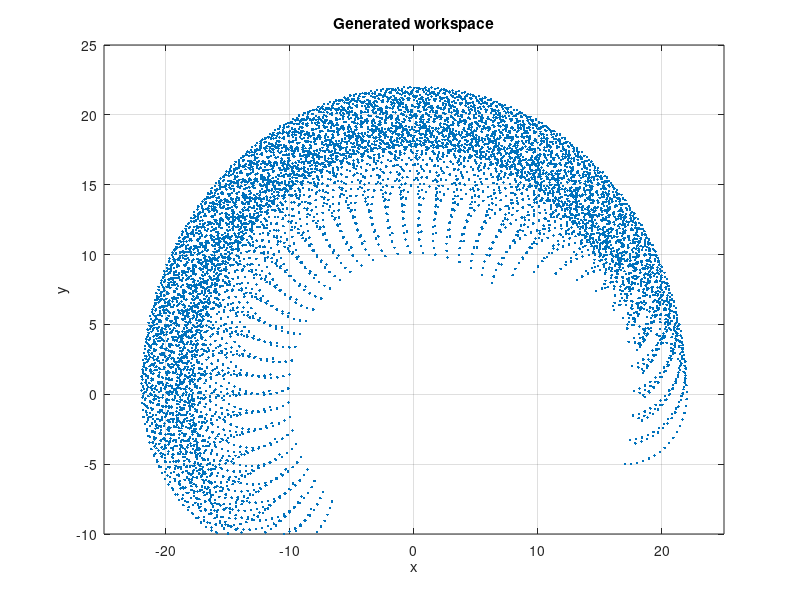

This figure's MATLAB source: (Note: this script raises an error after producing the figure.)
%Neural network RR IK, gonna try with two first
%Inputs are the X&Y
%Desired outputs are the actual calculated thetas


%Clear the environment
clear;
clc;
%RRR planar manipulator IK
l1 = 10; % length of first arm
l2 = 7; % length of second arm
l3 = 5; % length of third arm


%Generate workspace data, want a mix of values
% i=1;
% for theta1 = 0:pi/10:pi
%     
%     for theta2 = 0:pi/60:pi/2
%          
%         for theta3 = -pi/2:pi/40:pi/2
%             THETA1(i) = theta1;
%             THETA2(i) = theta2;
%             THETA3(i) = theta3;
%             i = i+1;
%            
%             
%         end
%     end
% end
% 

%%
%alternate generation, do we need to normalize these?
theta1 = 0:0.1:pi; % all possible theta1 values
theta2 = 0:0.2:pi/2; % all possible theta2 values
theta3 = -pi/2:0.1:pi/2; % all possible theta3 values
%This gives about 1000 samples
[THETA1,THETA2,THETA3] = meshgrid(theta1,theta2,theta3);

%%
%FK calculations
FKX = (l1 * cos(THETA1)) + (l2 * cos(THETA1 + THETA2)) + (l3 * cos(THETA1 + THETA2 + THETA3));
FKY = (l1 * sin(THETA1)) + (l2 * sin(THETA1 + THETA2)) + (l3 * sin(THETA1 + THETA2 + THETA3));

phi = THETA1 + THETA2 + THETA3; % Where does this get used?

 figure(1);
 plot(FKX(:),FKY(:),'.');
 title('Generated workspace')
 grid on;
 xlabel('x')
 ylabel('y')
 xlim([-25 25]);
 ylim([-10 25]);
 hold on;


%Join data sets and transpose
Input = [FKX(:), FKY(:), phi(:)]';

%Join the sets & transpose
Output = [THETA1(:), THETA2(:), THETA3(:)]';


%% Network setup & training
net = feedforwardnet([13 12],'trainlm'); %first attempt
%net = feedforwardnet([13 13 13],'trainlm'); %Second attempt
net.divideParam.trainRatio = 0.6; % training set ratio
net.divideParam.valRatio = 0.2; % validation set ratio
net.divideParam.testRatio = 0.2; % test set ratio
net.trainParam.goal = 1e-6 ; %Set performance error goal
net.trainParam.min_grad = 1e-6/100; %Set minimum gradient
% train a neural network
net.trainParam.epochs = 3000;
%Train
net = train(net,Input,Output);



%%
%Some test coordinates, Make sure these are possible! (You'll get an error
%with validation IK)

%%
%straight line right side test
% X = 12:-0.5:0; % x coordinates for validation
% Y(1:25) = 14 % y coordinates for validation
% PHI(1:25) = 0; % phi for validation

%%
%straight line left side test
% X = -14:0.5:3; % x coordinates for validation
% Y(1:35) = 14 % y coordinates for validation
% PHI(1:35) = pi; % phi for validation

%%
%Curve through workspace test
% X = 15:-1:-15;
% Y = 17 - abs(X.^2)/30;
% PHI = linspace(0.5,2.5,31);

%%
%curve on right side side
% Y = 15:-0.5:0;
% X = 20 - abs(Y.^2)/40;
% PHI = linspace(1.0,0,31);

%%
%circle in workspace
angle = linspace(0,pi,50);
X = 2*cos(2*angle);
Y = 15 + 2*sin(2*angle);
PHI(1:50) = pi/2;

%%
%Plot test ik
% figure(2);
plot(X(:),Y(:),'-b');
% xlim([-25 25]);
% ylim([0 25]);
% title('Comparison of target and calculated IK')
% xlabel('x')
% ylabel('y')
hold on;

%%
% %Actual IK calculations, for comparison with anfis
% %These are incorrect at the minute
a = Y - (l3*sin(PHI)); % Y of wrist
b = X - (l3*cos(PHI)); % X of wrist
%Get theta2
D = ( ((a.^2)+(b.^2) - l1^2 - l2^2)/(2*l1*l2)); %Costheta2
THETA2D = real(acos(D));
%Get theta1
k1 = l2*sin(THETA2D);
k2 = l1 + l2*cos(THETA2D);
THETA1D = atan2((a.*k2)-(k1.*b),(a.*k1)+(b.*k2));
%get theta 3
THETA3D = PHI - (THETA1D + THETA2D);


%%
XYPHI = [X(:) , Y(:), PHI(:)]';
%Then we need to compare this to calculated values
test = net(XYPHI);
%Plot the analytically calculated IK X&Y 
valX = (l1 * cos(THETA1D(:))) + (l2 * cos(THETA1D(:)+ THETA2D(:))) + (l3 * cos(THETA1D(:)+THETA2D(:)+THETA3D(:)));
valY = (l1 * sin(THETA1D(:))) + (l2 * sin(THETA1D(:)+ THETA2D(:))) + (l3 * sin(THETA1D(:)+THETA2D(:)+THETA3D(:)));
plot(valX(:),valY(:),'-g');



%%
%test if the workspace looks alright
testX = (l1 * cos(test(1,:))) + (l2 * cos(test(1,:)+ test(2,:))) + (l3 * cos(test(1,:)+test(2,:)+test(3,:)));
testY = (l1 * sin(test(1,:))) + (l2 * sin(test(1,:)+ test(2,:))) + (l3 * sin(test(1,:)+test(2,:)+test(3,:)));
%phi = THETA1 + THETA2 + THETA3; % Where does this get used?
plot(testX(:),testY(:),'or','MarkerSize',2);
hold off;


%%
%Error as a percentage of reach radius,Calc distance between target and calculated
error = sqrt((X(:)-testX(:)).^2 + (Y(:)-testY(:)).^2);
%convert to a percentage of reach radius (22)

percError = error/22 * 100;
figure(3)
plot(percError);
ylabel('Error percentage','fontsize',10)
xlabel('Comparison number','fontsize',10)
title('Error as a percentage of reach radius (22)','fontsize',10)

%%
%Extract the networks calculated thetas and compare, these aren't the right
%metrics
% theta1error = THETA1D - test(1,:);
% theta2error = THETA2D - test(2,:);
% theta3error = THETA3D - test(3,:);



% figure(3);
% subplot(3,1,1);
% plot(theta1error);
% ylabel('Theta1 Error','fontsize',10)
% title('MSE 1','fontsize',10)
% 
% subplot(3,1,2);
% plot(theta2error);
% ylabel('Theta2 Error','fontsize',10)
% title('MSE 2','fontsize',10)
% 
% subplot(3,1,3);
% plot(theta3error);
% ylabel('Theta3 Error','fontsize',10)
% title('MSE 3','fontsize',10)

